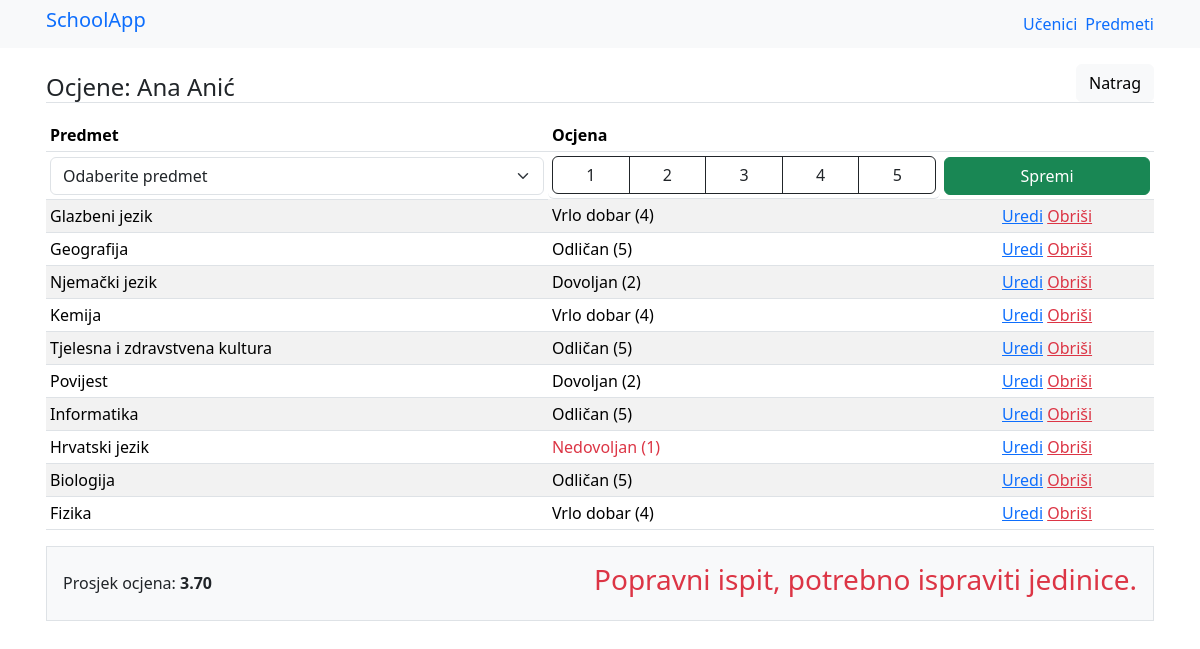
/pregled_ucenika.php?id=5, run on the app's committed database.
### tables this page shows
CREATE TABLE `ucenici` (
  `id_ucenika` int(11) NOT NULL,
  `naziv_ucenika` varchar(70) NOT NULL,
  `email` varchar(100) DEFAULT NULL,
  `lozinka` varchar(40) DEFAULT NULL,
  `created_at` timestamp NOT NULL DEFAULT current_timestamp(),
  `updated_at` timestamp NOT NULL DEFAULT current_timestamp() ON UPDATE current_timestamp()
);

CREATE TABLE `ocjene` (
  `id_ocjene` int(11) NOT NULL,
  `naziv_ocjene` varchar(20) NOT NULL
);

CREATE TABLE `ocjene_ucenika` (
  `id` int(11) NOT NULL,
  `ucenik_id` int(11) NOT NULL,
  `predmet_id` int(11) NOT NULL,
  `ocjena_id` int(11) NOT NULL,
  `created_at` timestamp NOT NULL DEFAULT current_timestamp(),
  `updated_at` timestamp NOT NULL DEFAULT current_timestamp() ON UPDATE current_timestamp()
);

CREATE TABLE `predmeti` (
  `id_predmeta` int(11) NOT NULL,
  `naziv_predmeta` varchar(100) DEFAULT NULL,
  `created_at` timestamp NOT NULL DEFAULT current_timestamp(),
  `updated_at` timestamp NOT NULL DEFAULT current_timestamp() ON UPDATE current_timestamp()
);

### pregled_ucenika.php (the view, shortened to what this page needs)
<?php
include 'zaglavlje.php';
$ucenik_id = $predmet_id = $ocjena_id = $id_zapisa = '';
$zaokruzeno = $sredina = 0;
if (isset($_GET['id'])) {
    $id_ucenika = test_input($_GET['id']);
    $sql = "SELECT * FROM ucenici WHERE id_ucenika = $id_ucenika";
    $res = mysqli_query($veza, $sql);
    $red = mysqli_fetch_array($res);
    $naziv_ucenika = $red['naziv_ucenika'];
    $id_ucenika = $red['id_ucenika'];
    $backLink = "index.php";
}
?>
<section class="p-3 container">
    <div class='d-flex align-items-end justify-content-between border-0 border-bottom'>
        <h4 class='p-0 m-0'>Ocjene: <?php echo $naziv_ucenika; ?></h4>
        <div>
            <a href='<?php echo $backLink; ?>' class='btn btn-light'>Natrag</a>
        </div>
    </div>
    <table class='table table-sm table-striped'>
        <thead>
            <tr>
                <th>Predmet</th>
                <th>Ocjena</th>
                <th></th>
            </tr>
            <tr>
                <form method="post" action="">
                    <th>
                        <select name="predmet_id" class="form-select <?php if(!empty($id_zapisa)) echo 'editable'; ?>" id="predmet_id">
                            <option selected value=''>Odaberite predmet</option>
                        </select>
                    </th>
                    <th class="btn-group d-flex">
                        <?php
                        $sql = "SELECT * FROM ocjene ORDER BY id_ocjene";
                        $res = mysqli_query($veza, $sql);
                        while ($red = mysqli_fetch_array($res)) {
                            $id_ocjene = $red["id_ocjene"];
                            ?>
                                <label class="btn btn-outline-dark" for="<?php echo $id_ocjene; ?>"><?php echo $id_ocjene; ?></label>
                            <?php
                        }
                        ?>
                    </th>
                    <th>
                        <input type="submit" class="btn btn-success w-100" value="Spremi" name="unos_ocjene">
                    </th>
                </form>
            </tr>
        </thead>
        <tbody>
        <?php
        if (empty($id_zapisa)) {
            $sql = "SELECT * FROM ocjene_ucenika, predmeti, ocjene WHERE ucenik_id = $id_ucenika
            AND predmeti.id_predmeta = ocjene_ucenika.predmet_id
            AND ocjene.id_ocjene = ocjene_ucenika.ocjena_id
            ORDER BY ocjene_ucenika.updated_at DESC";
            $res = mysqli_query($veza, $sql);
            if (mysqli_num_rows($res) == 0) {
                echo "<tr><td colspan='3'>Nema podataka u bazi.</td></tr>";
            } else {
                while ($red = mysqli_fetch_array($res)) {
                    $id = $red['id'];
                    $naziv_predmeta = $red['naziv_predmeta'];
                    $naziv_ocjene = $red['naziv_ocjene'];
                    $id_ocjene = $red['id_ocjene'];
                    if ($id_ocjene == 1)
                        $klasa = 'text-danger';
                    else
                        $klasa = '';
                    $array_ocjene[] = $id_ocjene;
                    ?>
                <tr>
                    <td><?php echo $naziv_predmeta; ?></td>
                    <td class='<?php echo $klasa; ?>'><?php echo $naziv_ocjene; ?></td>
                    <td class="text-center">
                        <a class="link-primary" href="pregled_ucenika.php?id_zapisa=<?php echo $id; ?>">Uredi</a>
                        <a class="link-danger" href="obrisi_ocjenu.php?id=<?php echo $id; ?>">Obriši</a>
                    </td>
                </tr>
                <?php
                }
                if (!empty($array_ocjene)) {
                    $sredina = array_sum($array_ocjene) / count($array_ocjene);
                    $zaokruzeno = round($sredina);
                }
                else{
                    $sredina = '';
                }
            }
        }
        ?>
        </tbody>
    </table>
    <?php
    if (empty($id_zapisa)) { ?>
    <div class="bg-light p-3 border d-flex align-items-center justify-content-between">
        <p class='m-0'>Prosjek ocjena: <span class='fw-bold'><?php echo number_format($sredina, 2); ?></span></p>
        <h3>
            <?php
            $sql = "SELECT * FROM ocjene WHERE id_ocjene = $zaokruzeno";
            $res = mysqli_query($veza, $sql);
            if (mysqli_num_rows($res) > 0) {
                if (in_array(1, $array_ocjene)) {
                    $konacna_ocjena = '<span class="text-danger">Popravni ispit, potrebno ispraviti jedinice.</span>';
                }
                echo $konacna_ocjena;
            }
            ?>
        </h3>
    </div>
    <?php } ?>
</section>
<?php include 'podnozje.php'; ?>

### data on the page
ucenici: naziv_ucenika "Ana Anić"
ocjene: id_ocjene "1"
ocjene: id_ocjene "2"
ocjene: id_ocjene "3"
ocjene: id_ocjene "4"
ocjene: id_ocjene "5"
ocjene_ucenika: predmet.naziv_predmeta "Glazbeni jezik", ocjena.naziv_ocjene "Vrlo dobar (4)"
ocjene_ucenika: predmet.naziv_predmeta "Geografija", ocjena.naziv_ocjene "Odličan (5)"
ocjene_ucenika: predmet.naziv_predmeta "Njemački jezik", ocjena.naziv_ocjene "Dovoljan (2)"
ocjene_ucenika: predmet.naziv_predmeta "Kemija", ocjena.naziv_ocjene "Vrlo dobar (4)"
ocjene_ucenika: predmet.naziv_predmeta "Tjelesna i zdravstvena kultura", ocjena.naziv_ocjene "Odličan (5)"
ocjene_ucenika: predmet.naziv_predmeta "Povijest", ocjena.naziv_ocjene "Dovoljan (2)"
ocjene_ucenika: predmet.naziv_predmeta "Informatika", ocjena.naziv_ocjene "Odličan (5)"
ocjene_ucenika: predmet.naziv_predmeta "Hrvatski jezik", ocjena.naziv_ocjene "Nedovoljan (1)"
ocjene_ucenika: predmet.naziv_predmeta "Biologija", ocjena.naziv_ocjene "Odličan (5)"
ocjene_ucenika: predmet.naziv_predmeta "Fizika", ocjena.naziv_ocjene "Vrlo dobar (4)"

### other printed values
$sredina "3.70"
